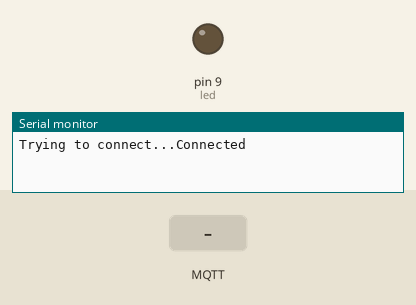
Bench run of a sketch on a simulated Arduino Uno, built for the host (arithmetic inside an expression is 32-bit, double 64-bit). Parts: output pins drawn as LEDs (lit = HIGH), the last lines printed to the serial monitor. The inputs (shaded band) are chosen by the test bench. No MQTT or app messages arrive unless stated.

Above: at 1.2 s.
1.3 s: MQTT message "1" arrives on the first subscribed topic
At 2.2 s:
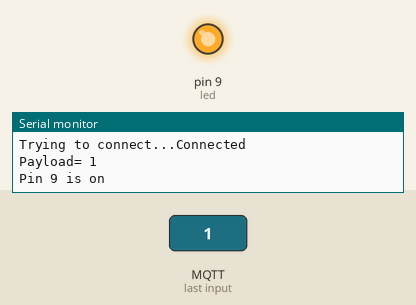
2.8 s: MQTT message "2" arrives on the first subscribed topic
At 3.4 s:
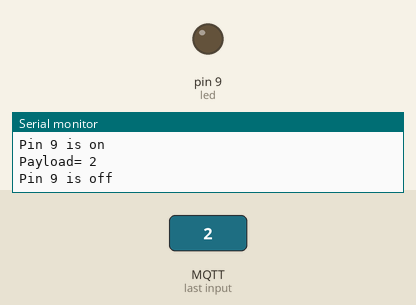
Timing chart, 0 to 5.8 s (numbered marks = the images above; inputs shaded):
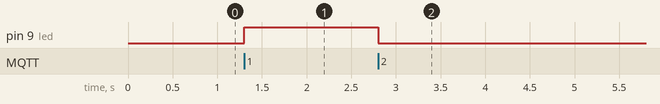

Measured:
- after the input at 1.3 s, pin 9 (led): LOW → HIGH at once
- after the input at 2.8 s, pin 9 (led): HIGH → LOW at once

The sketch:

mqttLedControl.ino
```cpp
#include <PubSubClient.h>
#include <Ethernet.h>
#include <SPI.h>

byte mac[]    = {0xDE, 0xED, 0xBA, 0xFE, 0xFE, 0xEF };
byte ip[] = { 192, 168, 1, 7 };
byte localserver[] = { 192, 168, 1, 2 };

const char clientID[8] = "Arduino";
const char topicName[8] = "IoT/LED";
const int led = 9;

EthernetClient ethClient;
PubSubClient client(localserver, 1883, callback, ethClient);

void readState() {
 int state = digitalRead(led);
 char onoff[4];
 if (state == 1) {
   const char* onoff = "on";
   client.publish(topicName, onoff);
   Serial.print("Pin ");
   Serial.print(led);
   Serial.print(" is ");
   Serial.println(onoff);
 }
 else if (state == 0) {
   const char* onoff = "off";
   client.publish(topicName, onoff);
   Serial.print("Pin ");
   Serial.print(led);
   Serial.print(" is ");
   Serial.println(onoff);
  }

}

void callback(char* topic, byte* payload, unsigned int length) {
  int load = atoi ((const char*) payload);
  if (load != 0) {
    Serial.print("\n");
    Serial.print("Payload= ");
    Serial.println(load);
    switch(load) {
      case 1:
        digitalWrite(led, HIGH);
        readState();
        break;
      case 2:
        digitalWrite(led, LOW);
        readState();
        break;
      case 3:
        readState();
      default:
        break;
    }
  }
}

void setup() {
  Serial.begin(9600);
  pinMode(led, OUTPUT);
  Ethernet.begin(mac, ip);

  if (!client.connected()) {
    Serial. print("Trying to connect...");
    client.connect(clientID);
  }
  if (client.connected()) {
    Serial.print("Connected");
    client.subscribe(topicName);
  }
}

void loop() {
  client.loop();
}
```
